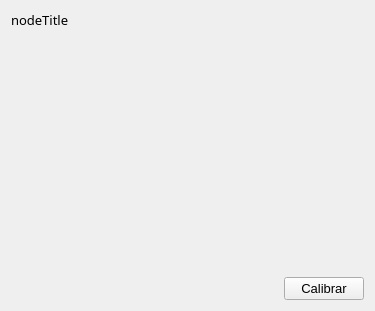
<?xml version="1.0" encoding="UTF-8"?>
<ui version="4.0">
 <class>Interface</class>
 <widget class="QWidget" name="Interface">
  <property name="geometry">
   <rect>
    <x>0</x>
    <y>0</y>
    <width>375</width>
    <height>311</height>
   </rect>
  </property>
  <property name="font">
   <font>
    <family>Segoe UI Light</family>
    <pointsize>24</pointsize>
   </font>
  </property>
  <property name="windowTitle">
   <string>Interface</string>
  </property>
  <layout class="QGridLayout" name="gridLayout">
   <item row="5" column="0" colspan="2">
    <spacer name="verticalSpacer">
     <property name="orientation">
      <enum>Qt::Vertical</enum>
     </property>
     <property name="sizeHint" stdset="0">
      <size>
       <width>20</width>
       <height>40</height>
      </size>
     </property>
    </spacer>
   </item>
   <item row="6" column="1">
    <widget class="QPushButton" name="calibrateButton">
     <property name="font">
      <font>
       <family>Segoe UI</family>
       <pointsize>10</pointsize>
      </font>
     </property>
     <property name="text">
      <string>Calibrar</string>
     </property>
    </widget>
   </item>
   <item row="3" column="0" colspan="2">
    <widget class="QScrollArea" name="scrollArea">
     <property name="frameShape">
      <enum>QFrame::NoFrame</enum>
     </property>
     <property name="verticalScrollBarPolicy">
      <enum>Qt::ScrollBarAlwaysOff</enum>
     </property>
     <property name="horizontalScrollBarPolicy">
      <enum>Qt::ScrollBarAlwaysOff</enum>
     </property>
     <property name="widgetResizable">
      <bool>true</bool>
     </property>
     <widget class="QWidget" name="scrollAreaWidgetContents">
      <property name="geometry">
       <rect>
        <x>0</x>
        <y>0</y>
        <width>361</width>
        <height>73</height>
       </rect>
      </property>
      <layout class="QGridLayout" name="gridLayout_2" rowstretch="0">
       <property name="leftMargin">
        <number>0</number>
       </property>
       <property name="topMargin">
        <number>0</number>
       </property>
       <property name="rightMargin">
        <number>0</number>
       </property>
       <property name="bottomMargin">
        <number>0</number>
       </property>
       <item row="0" column="0">
        <layout class="QHBoxLayout" name="blocksLayout"/>
       </item>
      </layout>
     </widget>
    </widget>
   </item>
   <item row="2" column="0" colspan="2">
    <spacer name="verticalSpacer_2">
     <property name="orientation">
      <enum>Qt::Vertical</enum>
     </property>
     <property name="sizeHint" stdset="0">
      <size>
       <width>20</width>
       <height>40</height>
      </size>
     </property>
    </spacer>
   </item>
   <item row="0" column="0" colspan="2">
    <widget class="QLabel" name="nodeTitleLabel">
     <property name="font">
      <font>
       <family>Sans Serif</family>
       <pointsize>10</pointsize>
      </font>
     </property>
     <property name="text">
      <string>nodeTitle</string>
     </property>
    </widget>
   </item>
   <item row="6" column="0">
    <spacer name="horizontalSpacer">
     <property name="orientation">
      <enum>Qt::Horizontal</enum>
     </property>
     <property name="sizeHint" stdset="0">
      <size>
       <width>40</width>
       <height>20</height>
      </size>
     </property>
    </spacer>
   </item>
   <item row="1" column="0" colspan="2">
    <widget class="QLabel" name="sentenceLabel">
     <property name="font">
      <font>
       <family>Segoe UI</family>
       <pointsize>36</pointsize>
      </font>
     </property>
     <property name="text">
      <string/>
     </property>
     <property name="alignment">
      <set>Qt::AlignCenter</set>
     </property>
     <property name="wordWrap">
      <bool>true</bool>
     </property>
    </widget>
   </item>
  </layout>
 </widget>
 <resources/>
 <connections/>
</ui>
